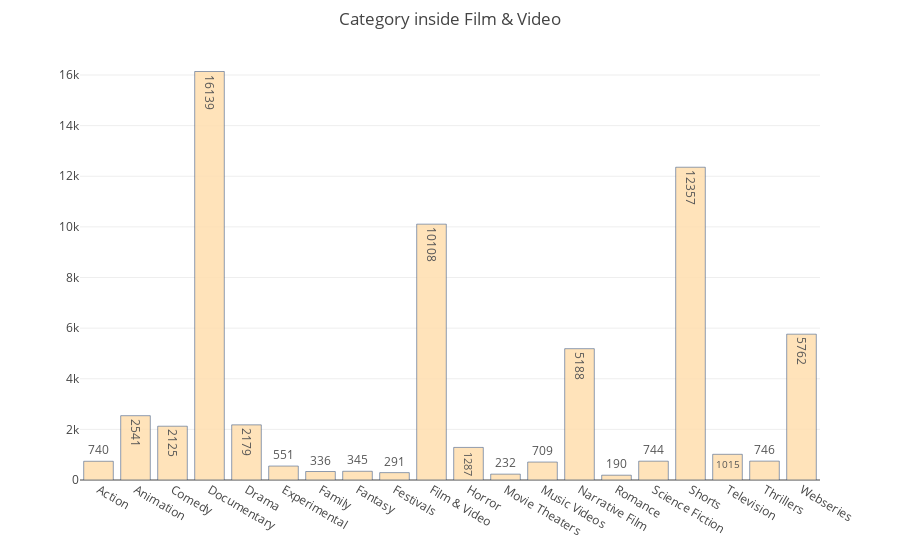

Source (notebook cell):
### Markdown cell above
### Let we check inside categories of film and video

### Code cell
film_category_unique, film_category_count = np.unique(df[df.main_category == 'Film & Video'].category, return_counts=True)
data = [go.Bar(
            x=film_category_unique,
            y=film_category_count,
    text=film_category_count,
    textposition = 'auto',
            marker=dict(
                color='rgb(255, 224, 179)',
                line=dict(
                    color='rgb(8,48,107)',
                    width=0.5),
            ),
            opacity=0.9
)]
layout = go.Layout(
    title = 'Category inside Film & Video',
     margin = dict(
        t = 50
    )
)
fig = go.Figure(data = data, layout = layout)
py.iplot(fig)

### Figure 1 — Plotly figure (JSON) as saved in the notebook; plotly's stock layout.template omitted (floating-point values rounded to 4 significant figures)
{"data": [{"type": "bar", "x": ["Action", "Animation", "Comedy", "Documentary", "Drama", "Experimental", "Family", "Fantasy", "Festivals", "Film & Video", "Horror", "Movie Theaters", "Music Videos", "Narrative Film", "Romance", "Science Fiction", "Shorts", "Television", "Thrillers", "Webseries"], "y": [740, 2541, 2125, 16139, 2179, 551, 336, 345, 291, 10108, 1287, 232, 709, 5188, 190, 744, 12357, 1015, 746, 5762], "text": [740, 2541, 2125, 16139, 2179, 551, 336, 345, 291, 10108, 1287, 232, 709, 5188, 190, 744, 12357, 1015, 746, 5762], "textposition": "auto", "marker": {"color": "rgb(255, 224, 179)", "line": {"color": "rgb(8,48,107)", "width": 0.5}}, "opacity": 0.9}], "layout": {"title": "Category inside Film & Video", "margin": {"t": 50}}}
